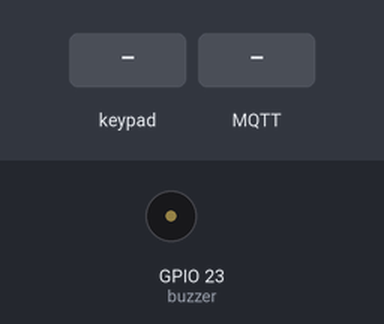
Bench run of a sketch on a simulated ESP32. Shown: buzzer (waves = sounding, pin HIGH). The test bench sets the inputs (shaded band). WiFi joins after 1.5 s; servers stay silent unless stated; no MQTT or app messages arrive unless stated; what the sketch prints to the serial monitor is not drawn.

Above: at 2.7 s.
2.8 s: keypad keys 1 1 1 1 1 # pressed 0.4 s apart
At 5.2 s:
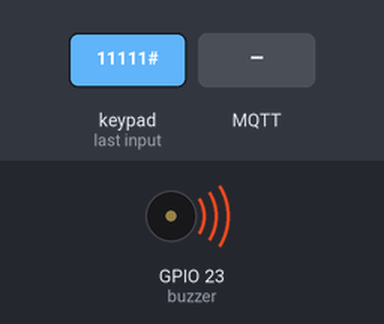
8.2 s: key 'A' pressed
9.7 s: MQTT message "#" arrives on the first subscribed topic
11.2 s: key '#' pressed
At 11.6 s:
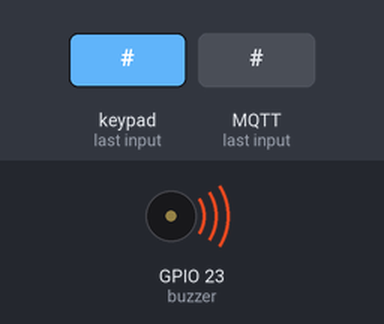
14.2 s: keypad keys 1 1 1 1 1 * pressed 0.4 s apart
18.1 s: MQTT message "*" arrives on the first subscribed topic
Timing chart, 0 to 20.6 s (numbered marks = the images above; inputs shaded):
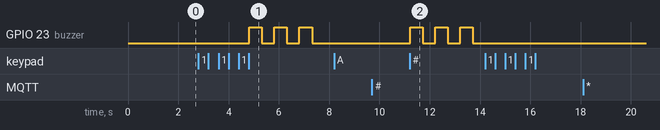

The sketch:

sketch.ino
```cpp
#include <Keypad.h>
#include <Wire.h>
#include <PubSubClient.h>
#include <WiFi.h>

#define row_num 4
#define col_num 4

const char *MQTTServer = "broker.emqx.io";
const char *MQTT_Topic = "22004266/KEYPAD";
const char *MQTT_ID = "8479cc69-d8f4-4385-9c23-c1ddbe5da6c8";
int Port = 1883;
String str = "";

int buzzer = 23;
char keys[row_num][col_num] = {
    {'1', '2', '3', 'A'},
    {'4', '5', '6', 'B'},
    {'7', '8', '9', 'C'},
    {'*', '0', '#', 'D'}};

byte row_pins[row_num] = {22, 21, 19, 18};
byte col_pins[col_num] = {5, 17, 16, 4};

String password = "11111";
String input = "";

Keypad mykeypad = Keypad(makeKeymap(keys), row_pins, col_pins, row_num, col_num);

WiFiClient espClient;
PubSubClient client(espClient);

void WIFIConnect()
{
    Serial.println("Connecting to SSID: Wokwi-GUEST");
    WiFi.begin("Wokwi-GUEST", "");
    while (WiFi.status() != WL_CONNECTED)
    {
        delay(500);
        Serial.print(".");
    }
    Serial.println("");
    Serial.print("WiFi connected");
    Serial.print(", IP address: ");
    Serial.println(WiFi.localIP());
}

void MQTT_Reconnect()
{
    while (!client.connected())
    {
        if (client.connect(MQTT_ID))
        {
            Serial.print("MQTT Topic: ");
            Serial.print(MQTT_Topic);
            Serial.print(" connected");
            client.subscribe(MQTT_Topic);
            Serial.println("");
        }
        else
        {
            Serial.print("failed, rc=");
            Serial.print(client.state());
            Serial.println(" try again in 5 seconds");
            delay(5000);
        }
    }
}

void callback(char *topic, byte *message, unsigned int length)
{
    Serial.print("Message arrived on topic: ");
    Serial.println(topic);
    Serial.print("Message: ");
    String stMessage;

    for (int i = 0; i < length; i++)
    {
        Serial.print((char)message[i]);
        stMessage += (char)message[i];
    }
    str = stMessage;
    Serial.println();
}

void setup()
{
    Serial.begin(115200);
    WIFIConnect();
    client.setServer(MQTTServer, Port);
    client.setCallback(callback);
    pinMode(buzzer, OUTPUT); // Đảm bảo chân buzzer được thiết lập là OUTPUT
}

void loop()
{
    char key = mykeypad.getKey();
    delay(10);

    if (!client.connected())
    {
        MQTT_Reconnect();
    }
    client.loop();
    Serial.println(key);

    if (key)
    {
        // if '#' pressed, check password
        if (key == '#')
        {
            Serial.println();
            if (input == str)
            {
                digitalWrite(buzzer, HIGH);
                delay(500);
                digitalWrite(buzzer, LOW);
            }
            else
            {
                for (int i = 0; i < 3; i++)
                {
                    digitalWrite(buzzer, HIGH);
                    delay(500);
                    digitalWrite(buzzer, LOW);
                    delay(500);
                }
            }
            input = ""; // <-- reset input ở đây
        }
        else if (key == '*')
        {
            input = ""; // Reset input nếu nhấn *
        }
        else
        {
            input.concat(key); // Thêm ký tự vào input
            Serial.print(key);
        }
    }
}
```

Measured:
- after the input at 2.8 s, GPIO 23 (buzzer): alternates HIGH for 0.50 s and LOW for 0.50 s, starting after 2.0 s
- after the input at 8.2 s, every drawn part: stays the same
- after the input at 9.7 s, every drawn part: stays the same
- after the input at 11.2 s, GPIO 23 (buzzer): alternates HIGH for 0.50 s and LOW for 0.50 s, starting at once
- after the input at 14.2 s, every drawn part: stays the same
- after the input at 18.1 s, every drawn part: stays the same
